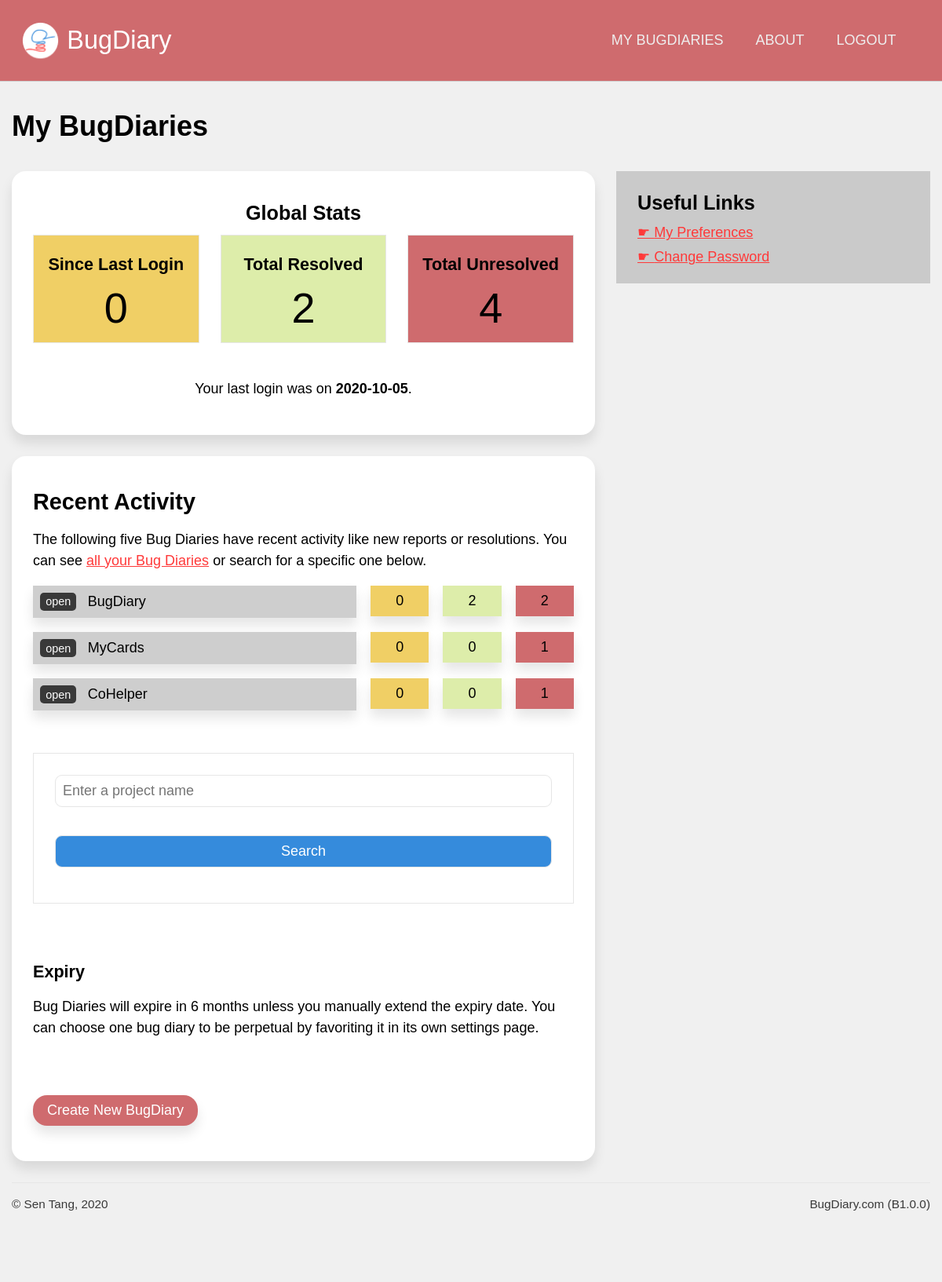
The app's page /users/dashboard (signed in) with its own data.
### application/models.py (models this page shows, shortened)
class Users(db.Model, UserMixin):
    id = db.Column(db.Integer, primary_key = True, nullable = False)
    display_name = db.Column(db.String(200), nullable = False)
    email = db.Column(db.String(200), index = True, unique = True, nullable = False)
    password = db.Column(db.String(200), nullable = False)
    bio = db.Column(db.Text, nullable = False)
    last_login = db.Column(db.DateTime, nullable = False)
    account_type = db.Column(db.Integer, db.ForeignKey('account_types.id'), default = 1)
    owned_projects = db.relationship('Projects', backref="project_owner")
    comments = db.relationship('Bug_comments', backref="comment_author")
    blog_posts = db.relationship('Blog_posts', backref="post_author")
    collab_projects = db.relationship('Projects', secondary = users_to_projects, backref = db.backref("collaborators", lazy = 'dynamic'), lazy='dynamic')

class Projects(db.Model):
    id  = db.Column(db.Integer, primary_key = True, nullable = False)
    url = db.Column(db.String(22), index = True, unique = True, nullable = False)
    name = db.Column(db.String(100), nullable = False)
    description = db.Column(db.Text, nullable = False)
    creation_date = db.Column(db.DateTime, index = True, nullable = False)
    expiry_date = db.Column(db.DateTime, index = True, nullable = False)
    status = db.Column(db.String(10), nullable = False)
    access_code = db.Column(db.String(50), nullable = True)
    last_activity = db.Column(db.DateTime(), default = dt.datetime.now())
    memo = db.Column(db.String(500), default = "Post a memo here!")
    owner = db.Column(db.Integer, db.ForeignKey('users.id')) #linked
    bugs = db.relationship('Bugs', backref = 'containing_project', cascade = "all,delete")
    locations = db.relationship('Project_bug_locations', backref = 'locations_in', cascade = "all,delete")
    types = db.relationship('Project_bug_types', backref = 'types_in', cascade = "all,delete")
    settings = db.relationship('Project_settings', backref = 'settings_for', cascade = "all,delete", uselist = False)
    blog_posts = db.relationship('Blog_posts', backref= 'post_target', cascade = "all,delete")

### application/users/views.py (the view)
@users.route('/dashboard')
@login_required
def dashboard():
    since_last_login = Bugs.query.filter(Bugs.containing_project.has(Projects.id.in_([ proj.id for proj in current_user.owned_projects]))).filter_by(status = "PENDING").filter(Bugs.report_date > current_user.last_login).count()
    resolved = Bugs.query.filter(Bugs.containing_project.has(Projects.id.in_([ proj.id for proj in current_user.owned_projects]))).filter_by(status = "RESOLVED").count()
    unresolved = Bugs.query.filter(Bugs.containing_project.has(Projects.id.in_([ proj.id for proj in current_user.owned_projects]))).filter_by(status = "PENDING").count()
    project_list = current_user.collab_projects
    project_summaries = []
    for project in project_list:
        project_summaries.append({'name': project.name, 'description': project.description, 'url': project.url, 'last_activity': project.last_activity,
        'since_last_login': Bugs.query.filter_by(project = project.id).filter_by(status = "PENDING").filter(Bugs.report_date > current_user.last_login).count(),
        'resolved': Bugs.query.filter_by(project = project.id).filter_by(status = "RESOLVED").count(),
        'unresolved': Bugs.query.filter_by(project = project.id).filter_by(status = "PENDING").count()})
    def get_dates(p):
        return p['last_activity']
    project_summaries.sort(key=get_dates, reverse=True)
    return render_template('user_dash.html', user = current_user, since_last_login = since_last_login, resolved = resolved, unresolved = unresolved, project_summaries = project_summaries[:5])

### application/models.py (called while the page is built)
@login_manager.user_loader
def load_user(user_id):
    return Users.query.get(user_id)

### application/users/templates/users/user_dash.html (shortened to what this page needs)
{% extends 'confined.html' %}
{% import 'macros.html' as macros %}
{% block main %}
<h1>My BugDiaries</h1>
<div class="main-aside">
    <main>
        <div class="bg-white rounded shadowed block text-centered">
            <h3>Global Stats</h3>
            <div class="block-comparison-3">
                <div class="comp1 text-centered lined bg-yellow">
                    <h4>Since Last Login</h4>
                    <span class="bignum">{{ since_last_login }}</span>
                </div>
                <div class="comp2 text-centered lined bg-green">
                    <h4>Total Resolved</h4>
                    <span class="bignum">{{ resolved }}</span>
                </div>
                <div class="comp3 text-centered lined bg-red">
                    <h4>Total Unresolved</h4>
                    <span class="bignum">{{ unresolved }}</span>
                </div>
            </div>
            <p>
                Your last login was on <b>{{ current_user.last_login.strftime('%Y-%m-%d') }}</b>.
            </p>
        </div>
        <div class="bg-white rounded shadowed block">
            <h2>Recent Activity</h2>
            <p>
                The following five Bug Diaries have recent activity like new reports or resolutions. You can see <a href="{{ url_for('users.all_projects') }}">all your Bug Diaries</a> or search for a specific one below.
            </p>
            {% for project in project_summaries %}
            {{ macros.summary_with_stats(project) }}
            {% endfor %}
            <div class="spacer-small"></div>
            {{ macros.search(current_user.collab_projects) }}
            <div class="spacer-small"></div>
            <h4>Expiry</h4>
            <p>
                Bug Diaries will expire in 6 months unless you manually extend the expiry date. You can choose one bug diary to be perpetual by favoriting it in its own settings page.
            </p>
            <div class="spacer-small"></div>
            <a href="{{ url_for('projects.create') }}" class="button-primary rounded shadowed">
                Create New BugDiary
            </a>
        </div>
    </main>
    <aside>
        <div class="sidebar-block bg-gray">
            <h3>Useful Links</h3>
            <a href="{{ url_for('users.preferences') }}" class="navigation">My Preferences</a>
            <a href="{{ url_for('users.settings') }}" class="navigation">Change Password</a>
        </div>
    </aside>
</div>
{% endblock %}

### application/templates/macros.html (shortened to what this page needs)
{% macro search(suggestions) %}
<form action="{{ url_for('users.search') }}" method="get" class="lined bg-white block" autocomplete="off">
    <input name="search_term" type="text" list="project_names" placeholder="Enter a project name">
    <input type="submit" value="Search" class="button-secondary">
</form>
{% endmacro %}
{% macro summary_with_stats(project) %}
<div class="project-summary">
    <div class="name shadowed">
        <a href="{{ url_for('projects.dashboard', project_url = project['url']) }}">open</a><span onclick="toggleElement('sum-{{project.id}}')">{{ project['name'] }}</span>
    </div>
    <div class="stats text-centered shadowed bg-yellow">
        {{ project['since_last_login'] }}
    </div>
    <div class="stats text-centered shadowed bg-green">
        {{ project['resolved'] }}
    </div>
    <div class="stats text-centered shadowed bg-red">
        {{ project['unresolved'] }}
    </div>
</div>
{% endmacro %}

### application/static/css/unilay5.css (style rules this page uses)
body { font-size: 18px; font-family: sans-serif; color: #000; margin: 0; padding: 0; background-color: #f0f0f0; }
p { line-height: 150%; }
main a.button-secondary, main a.button-primary { padding: 0.5em 1em; text-decoration: none; margin: 1em auto; display: inline-block; text-align: center; }
main a.button-primary { background-color: #cf6b6e; color: #fff; }
a:link, a:visited { color: #ff3939; }
a.navigation { display: block; margin: 0.5em 0; }
a.navigation:before { content: "☛ "; }
h2, h3, h4, h5 { margin: 0.5em 0; }
h1 { color: inherit; font-size: 2em; margin: 1em 0; }
h2 { color: inherit; font-size: 1.6em; }
h3 { color: inherit; font-size: 1.4em; }
h4 { color: inherit; font-size: 1.2em; }
.block { padding: 1.5em; margin-bottom: 1.5em; }
.sidebar-block { padding: 0.75em 1.5em; margin-bottom: 1.5em; }
.block-comparison-3 { display: grid; grid-template-areas: "comp1 comp2 comp3"; grid-template-columns: 1fr 1fr 1fr; grid-gap: 1.5em; }
.block-comparison-3 .comp1 { grid-area: comp1; }
.block-comparison-3 .comp2 { grid-area: comp2; }
.block-comparison-3 .comp3 { grid-area: comp3; }
.block-comparison-3 .comp1, .block-comparison-3 .comp2, .block-comparison-3 .comp3 { padding: 0.75em; margin-bottom: 1.5em; }
.aside-main, .main-aside { display: grid; grid-gap: 1.5em; }
.aside-main main, .main-aside main { grid-area: main; }
.aside-main aside, .main-aside aside { grid-area: aside; }
.main-aside { grid-template-areas: "main aside"; grid-template-columns: auto 400px; }
.spacer-small { padding-bottom: 2em; }
.lined { border: 1px solid #e6e6e6; }
.rounded { border-radius: 1em 1em 1em 1em; -moz-border-radius: 1em 1em 1em 1em; -webkit-border-radius: 1em 1em 1em 1em; }
.shadowed { -webkit-box-shadow: 0px 10px 15px 0px rgba(0, 0, 0, 0.1); -moz-box-shadow: 0px 10px 15px 0px rgba(0, 0, 0, 0.1); box-shadow: 0px 10px 15px 0px rgba(0, 0, 0, 0.1); }
.text-centered { text-align: center; }
.bg-white { background-color: #fff; }
.bg-green { background-color: #DDEDAA; }
.bg-red { background-color: #CF6B6E; }
.bg-yellow { background-color: #F0CF65; }
.bg-gray { background-color: #cacaca; }
form { font-size: 1em; }
input[type=text], input[type=number], input[type=submit], input[type=password], select, textarea, .button-styled { font-size: 1em; padding: 0.5em; -webkit-appearance: none; -moz-appearance: none; appearance: none; width: 100%; border: 1px solid; font-family: inherit; margin-bottom: 1em; border-color: #e6e6e6; -webkit-box-sizing: border-box; -moz-box-sizing: border-box; box-sizing: border-box; border-radius: 0.5em 0.5em 0.5em 0.5em; -moz-border-radius: 0.5em 0.5em 0.5em 0.5em; -webkit-border-radius: 0.5em 0.5em 0.5em 0.5em; }
input[type=submit] { margin-top: 1em; }
.button-primary { background-color: #cf6b6e; color: #fff; }
.button-secondary { background-color: #358bdc; color: #fff; }

### application/static/css/custom.css (style rules this page uses)
.bignum { font-size: 3em; }
.project-summary, .bugs-table { display: flex; justify-content: space-between; gap: 1em; margin-bottom: 1em; align-items: flex-start; }
.project-summary .name { flex: 7; padding: 0.5em; background-color: #cecece; }
.project-summary .stats { flex: 1; padding: 0.5em; }
.project-summary .name a { display: inline-block; padding: 0.25em 0.5em; margin-right: 1em; background-color: #393939; text-decoration: none; color: #fff; border-radius: 5px; -moz-border-radius: 5px; -webkit-border-radius: 5px; font-size: 0.8em; }

### records on screen
Users: last_login "2020-10-05"
Projects: name "BugDiary", since_last_login "0", resolved "2", unresolved "2"
Projects: name "MyCards", since_last_login "0", resolved "0", unresolved "1"
Projects: name "CoHelper", since_last_login "0", resolved "0", unresolved "1"

### other values on screen
{{ since_last_login }} "0"
{{ resolved }} "2"
{{ unresolved }} "4"
{{ version }} "B1.0.0"
